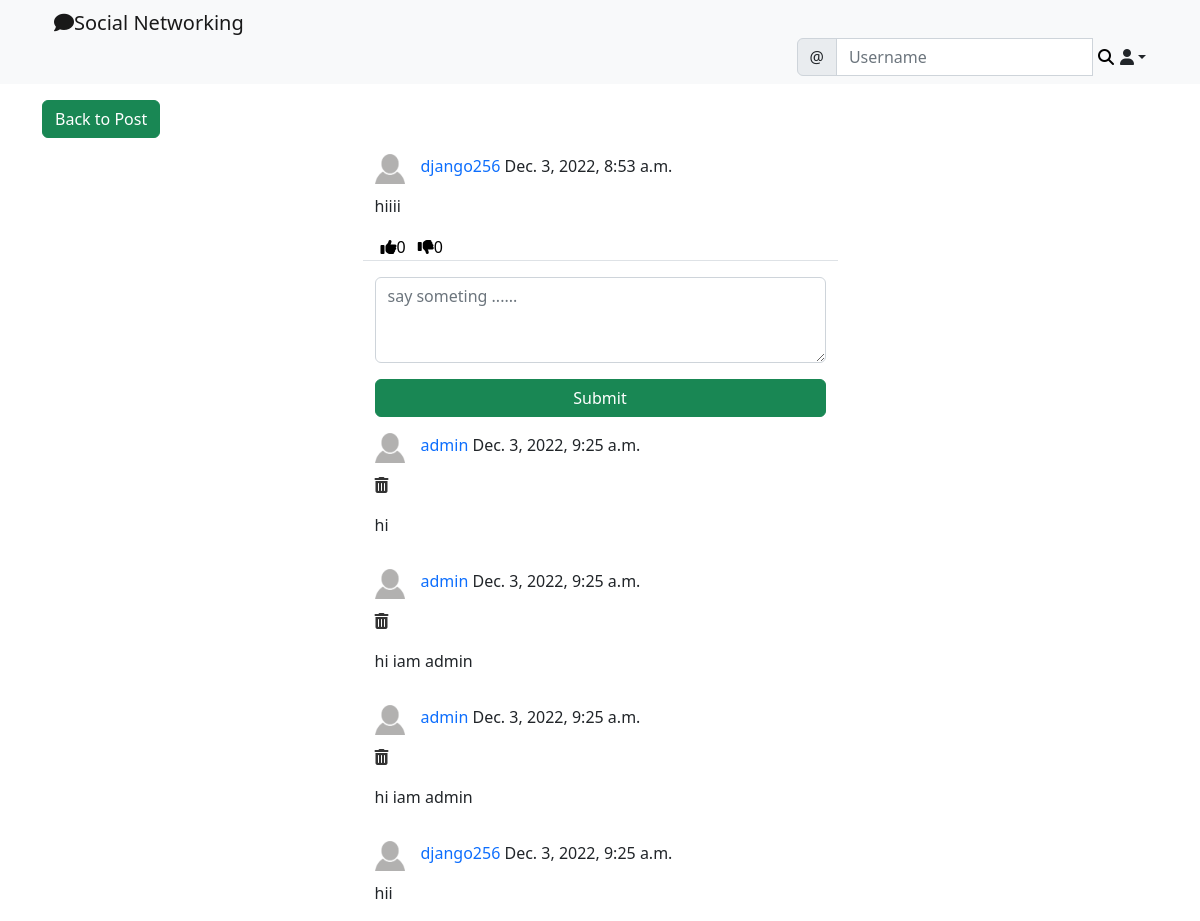
The page /social/post/4 (signed in) on the database its author committed.
### social_appe/models.py (models this page shows)
class Post(models.Model):
    body=models.TextField()
    created_on=models.DateTimeField(default=timezone.now())
    author=models.ForeignKey(User,on_delete=models.CASCADE)
    likes=models.ManyToManyField(User,blank=True,related_name='likes')
    dislikes=models.ManyToManyField(User,blank=True,related_name='dislikes')

class UserProfile(models.Model):
    user=models.OneToOneField(User,primary_key=True,verbose_name='user',related_name='profile',on_delete=models.CASCADE)
    name=models.CharField(max_length=30,blank=True,null=True)
    bio=models.TextField(max_length=500,blank=True,null=True)
    birth_date=models.DateField(null=True,blank=True)
    location=models.CharField(max_length=100,null=True,blank=True)
    picture=models.ImageField(upload_to='upload/profile_pictures',default='uploads/profile_pictures/default.png')
    followers=models.ManyToManyField(User,related_name='followers',blank=True)

class Comment(models.Model):
    comment=models.TextField()
    created_on=models.DateTimeField(default=timezone.now())
    author=models.ForeignKey(User,on_delete=models.CASCADE)
    post=models.ForeignKey(Post,on_delete=models.CASCADE)

### social_appe/views.py (the view, shortened to what this page needs)
# urls.py: path('post/<int:pk>',PostDetailView.as_view(),name="post_details"),
class PostDetailView(LoginRequiredMixin,View):
    def get(self,request,pk,*args,**kwargs):
        post=Post.objects.get(pk=pk)
        form=CommentForm()
        comments = Comment.objects.filter(post=post).order_by('-created_on')
        content={
            'post':post,
            'form':form,
            'comments': comments
        }
        return render(request,'social_appe/post_details.html',content)

### social_appe/forms.py
class CommentForm(forms.ModelForm):
    comment=forms.CharField(
        label="",
        widget=forms.Textarea(
            attrs={
                'rows':3,
                'placeholder':'say someting ......',
                'class':'form-control'
            }
        )
    )
    class Meta:
        model = Comment
        fields = ['comment']

### social_appe/templates/social_appe/post_details.html (shortened to what this page needs)
{% extends 'landing/base.html' %}
{% load crispy_forms_tags %}
{% block content %}
    <div class="container">
    <div class="row  mt-3">
        <div class="col-md-5 col-sm-12 ">
            <a href="{% url 'post_list' %}" class="btn btn-success">Back to Post</a>
        </div>
    </div>
    <div class="row justify-content-center mt-3">
        <div class="col-md-5 col-sm-12 border-bottom">
             <div>
                <a href="{% url 'profile' post.author.profile.pk %}">
                    <img src="{{ post.author.profile.picture.url }}" class="round-circle post_img" height="30" width="30" />
                </a>
                <p class="post-test">
                    <a style="text-decoration: none" class="text-primary" href="{% url 'profile' post.author.profile.pk %}">
                        {{ post.author }}</a> {{ post.created_on }}
                </p>
            </div>
            <p>{{ post.body }}</p>
        <div class="d-flex flex-row">
                <form method="post" action="{% url 'like' post.pk %}" >
                    <button class="remove_default_btn" type="submit">
                        <i class="fa fa-thumbs-up mr-1"></i><span>{{ post.likes.all.count }}</span>
                    </button>
                </form>
                <form method="post" action="{% url 'dislike' post.pk %}" >
                    <button class="remove_default_btn" type="submit">
                        <i class="fa fa-thumbs-down mr-1"></i><span>{{ post.dislikes.all.count }}</span>
                    </button>
                </form>
            </div>
        </div>
    </div>
    <div class="row justify-content-center mt-3">
        <div class="col-md-5 col-sm-12 ">
           <form method="post">
               {{ form | crispy }}
            <div class="d-grid gap-2">
                <button class="btn btn-success mt-3">Submit</button>
            </div>
           </form>
        </div>
    </div>
        {% for comment in comments %}
        <div class="row justify-content-center mt-3">
            <div class="col-md-5 col-sm-12 ">
             <div>
                <a href="{% url 'profile' comment.author.profile.pk %}">
                    <img src="{{ comment.author.profile.picture.url }}" class="round-circle post_img" height="30" width="30" />
                </a>
                <p class="post-test">
                    <a style="text-decoration: none" class="text-primary" href="{% url 'profile' comment.author.profile.pk %}">
                        {{ comment.author }}</a> {{ comment.created_on }}
                </p>
            </div>
                <p>
                    {% if request.user == comment.author %}
                        <a href="{% url 'comment_delete' post.pk comment.pk %}" style="color: #333333"><i class=" fa fa-trash"></i></a>
                    {% endif %}
                </p>
                <p>{{ comment.comment }}</p>
            </div>
        </div>
    {% endfor %}
    </div>
{% endblock content %}

### static/css/styles.css (style rules this page uses)
.remove_default_btn { border: none; box-shadow: none; background-color: transparent; }
.post_img { float: left; margin-right: 1rem; }

### rows shown on the page
Post: author.profile.picture (placeholder picture), author "django256", created_on "Dec. 3, 2022, 8:53 a.m.", body "hiiii", likes.all.count "0", dislikes.all.count "0"
Comment: author.profile.picture (placeholder picture), author "admin", created_on "Dec. 3, 2022, 9:25 a.m.", comment "hi"
Comment: author.profile.picture (placeholder picture), author "admin", created_on "Dec. 3, 2022, 9:25 a.m.", comment "hi iam admin"
Comment: author.profile.picture (placeholder picture), author "admin", created_on "Dec. 3, 2022, 9:25 a.m.", comment "hi iam admin"
Comment: author.profile.picture (placeholder picture), author "django256", created_on "Dec. 3, 2022, 9:25 a.m.", comment "hii"
